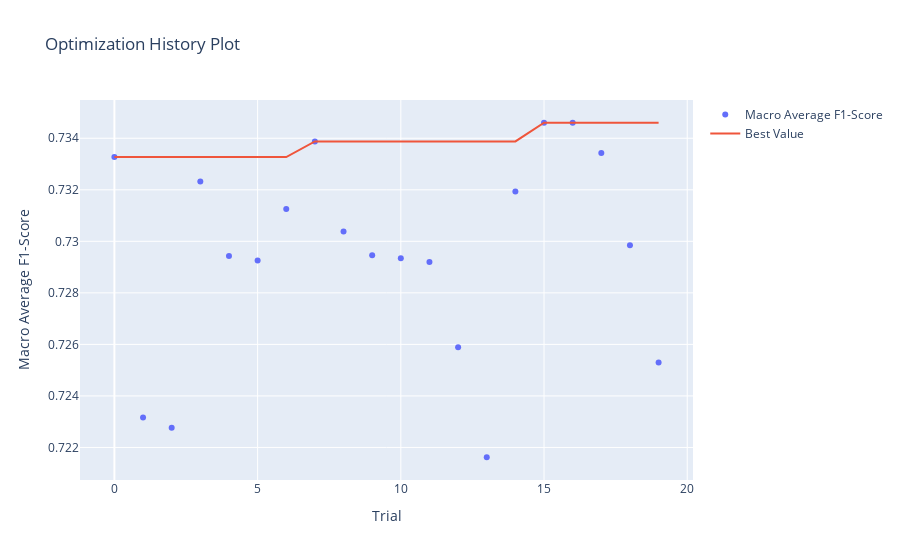

Source (notebook cell):
### Markdown cell above
###### 4.2.1.1 Visualizaciones RF

### Code cell
# Gráfico de historial de optimización
print("El mejor valor de Macro Average F1-Score es: ", studyROS.best_value)
plot_optimization_history(studyROS, target_name="Macro Average F1-Score")

### Figure 1 — Plotly figure (JSON) as saved in the notebook; plotly's stock layout.template omitted (floating-point values rounded to 4 significant figures)
{"data": [{"mode": "markers", "name": "Macro Average F1-Score", "type": "scatter", "x": [0, 1, 2, 3, 4, 5, 6, 7, 8, 9, 10, 11, 12, 13, 14, 15, 16, 17, 18, 19], "y": [0.7333, 0.7232, 0.7228, 0.7323, 0.7294, 0.7293, 0.7313, 0.7339, 0.7304, 0.7295, 0.7293, 0.7292, 0.7259, 0.7216, 0.7319, 0.7346, 0.7346, 0.7334, 0.7298, 0.7253]}, {"mode": "lines", "name": "Best Value", "type": "scatter", "x": [0, 1, 2, 3, 4, 5, 6, 7, 8, 9, 10, 11, 12, 13, 14, 15, 16, 17, 18, 19], "y": [0.7333, 0.7333, 0.7333, 0.7333, 0.7333, 0.7333, 0.7333, 0.7339, 0.7339, 0.7339, 0.7339, 0.7339, 0.7339, 0.7339, 0.7339, 0.7346, 0.7346, 0.7346, 0.7346, 0.7346]}, {"marker": {"color": "#cccccc"}, "mode": "markers", "name": "Infeasible Trial", "showlegend": false, "type": "scatter", "x": [], "y": []}], "layout": {"title": {"text": "Optimization History Plot"}, "xaxis": {"title": {"text": "Trial"}}, "yaxis": {"title": {"text": "Macro Average F1-Score"}}}}
